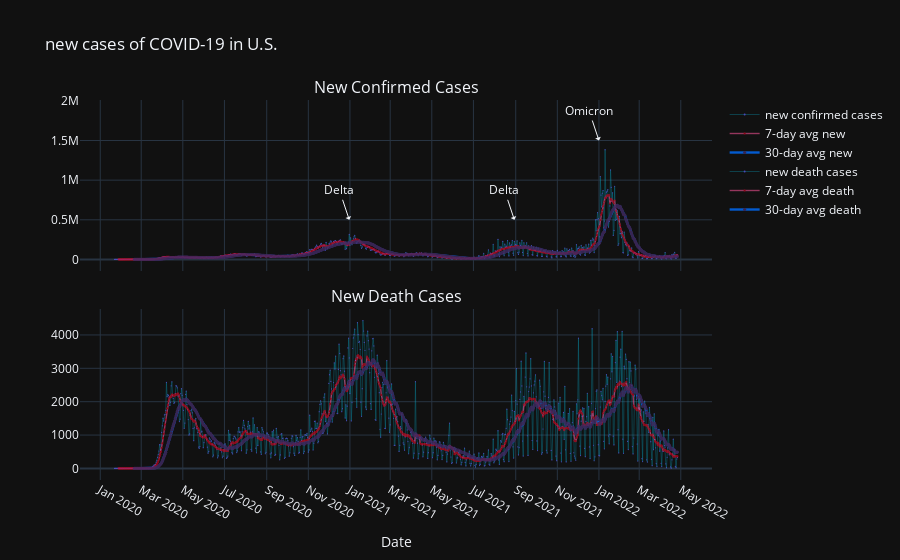

Source (notebook cell):
### Markdown cell above
### PART 2: Covid in U.S.

### Code cell
from plotly.subplots import make_subplots
fig = make_subplots(rows=2, cols=1, subplot_titles=('New Confirmed Cases', 'New Death Cases'),
                                    shared_xaxes=True,
                                    vertical_spacing=0.1)
data_copy2 = ts_confirmed_US_incre

specify = 'U.S.'
idx = data_copy2.index
ser = data_copy2.sum(axis=1)
layout_title = specify.upper()
kind = 'confirmed'
method = 'new'
ma = [7,30]

trace = go.Scatter(
    x = idx,
    y = ser,
    mode = 'lines+markers',
    name = f'{method} {kind} cases',
    opacity = .8,
    line=dict(color="#08a8c4",width = .4),
    marker = dict(color = '#5857e1',size = 1.2)
)
trace1 = go.Scatter(
    x = idx,
    y = ser.rolling(ma[0]).mean(),
    mode = 'lines+markers',
    name = f'{ma[0]}-day avg new',
    opacity = .6,
    line=dict(color="#ee5090",width = 1.4),
    marker = dict(color = '#dd001b',size = 2.2)
)
trace2 = go.Scatter(
    x = idx,
    y = ser.rolling(ma[1]).mean(),
    mode = 'lines+markers',
    name = f'{ma[1]}-day avg new',
    opacity = .8,
    line=dict(color="#006eff",width = 2.4),
    marker = dict(color = '#412b63',size = 3.2)
)


plotdata = [trace,trace1,trace2]

data_copy3 = ts_deaths_US_incre

specify = 'U.S.'
idx = data_copy3.index
ser = data_copy3.sum(axis=1)
layout_title = specify.upper()
kind = 'death'
method = 'new'
ma = [7,30]

trace3 = go.Scatter(
    x = idx,
    y = ser,
    mode = 'lines+markers',
    name = f'{method} {kind} cases',
    opacity = .8,
    line=dict(color="#08a8c4",width = .4),
    marker = dict(color = '#5857e1',size = 1.2)
)
trace4 = go.Scatter(
    x = idx,
    y = ser.rolling(ma[0]).mean(),
    mode = 'lines+markers',
    name = f'{ma[0]}-day avg death',
    opacity = .6,
    line=dict(color="#ee5090",width = 1.4),
    marker = dict(color = '#dd001b',size = 2.2)
)
trace5 = go.Scatter(
    x = idx,
    y = ser.rolling(ma[1]).mean(),
    mode = 'lines+markers',
    name = f'{ma[1]}-day avg death',
    opacity = .8,
    line=dict(color="#006eff",width = 2.4),
    marker = dict(color = '#412b63',size = 3.2)
)

'''plot'''
# upper subplot
fig.add_traces(data=plotdata)

# lower subplot
fig.add_trace(trace3, row=2, col=1)
fig.add_trace(trace4, row=2, col=1)
fig.add_trace(trace5, row=2, col=1)

fig.update_xaxes(title_text='Date', row=2, col=1)
fig.update_xaxes(tickmode='auto',nticks=20)
fig.update_layout(title_text=f'{method} cases of COVID-19 in {layout_title}')
fig.add_annotation(x=pd.to_datetime('12/31/20'),y=500_000,text='Delta', showarrow=True, arrowhead=1)
fig.add_annotation(x=pd.to_datetime('8/30/21'),y=500_000,text='Delta', showarrow=True, arrowhead=1)
fig.add_annotation(x=pd.to_datetime('1/1/22'),y=1_500_000,text='Omicron', showarrow=True, arrowhead=1)

fig.show()

### Figure 1 — Plotly figure (JSON) as saved in the notebook; plotly's stock layout.template omitted (floating-point values rounded to 4 significant figures; data arrays with more than 128 entries replaced by an {"elided": "..."} marker saying what was removed)
{"data": [{"line": {"color": "#08a8c4", "width": 0.4}, "marker": {"color": "#5857e1", "size": 1.2}, "mode": "lines+markers", "name": "new confirmed cases", "opacity": 0.8, "x": {"elided": "826 str values"}, "y": {"elided": "826 float values"}, "type": "scatter"}, {"line": {"color": "#ee5090", "width": 1.4}, "marker": {"color": "#dd001b", "size": 2.2}, "mode": "lines+markers", "name": "7-day avg new", "opacity": 0.6, "x": {"elided": "826 str values"}, "y": {"elided": "826 float values"}, "type": "scatter"}, {"line": {"color": "#006eff", "width": 2.4}, "marker": {"color": "#412b63", "size": 3.2}, "mode": "lines+markers", "name": "30-day avg new", "opacity": 0.8, "x": {"elided": "826 str values"}, "y": {"elided": "826 float values"}, "type": "scatter"}, {"line": {"color": "#08a8c4", "width": 0.4}, "marker": {"color": "#5857e1", "size": 1.2}, "mode": "lines+markers", "name": "new death cases", "opacity": 0.8, "x": {"elided": "826 str values"}, "y": {"elided": "826 float values"}, "type": "scatter", "xaxis": "x2", "yaxis": "y2"}, {"line": {"color": "#ee5090", "width": 1.4}, "marker": {"color": "#dd001b", "size": 2.2}, "mode": "lines+markers", "name": "7-day avg death", "opacity": 0.6, "x": {"elided": "826 str values"}, "y": {"elided": "826 float values"}, "type": "scatter", "xaxis": "x2", "yaxis": "y2"}, {"line": {"color": "#006eff", "width": 2.4}, "marker": {"color": "#412b63", "size": 3.2}, "mode": "lines+markers", "name": "30-day avg death", "opacity": 0.8, "x": {"elided": "826 str values"}, "y": {"elided": "826 float values"}, "type": "scatter", "xaxis": "x2", "yaxis": "y2"}], "layout": {"xaxis": {"anchor": "y", "domain": [0.0, 1.0], "matches": "x2", "showticklabels": false, "tickmode": "auto", "nticks": 20}, "yaxis": {"anchor": "x", "domain": [0.55, 1.0]}, "xaxis2": {"anchor": "y2", "domain": [0.0, 1.0], "title": {"text": "Date"}, "tickmode": "auto", "nticks": 20}, "yaxis2": {"anchor": "x2", "domain": [0.0, 0.45]}, "annotations": [{"font": {"size": 16}, "showarrow": false, "text": "New Confirmed Cases", "x": 0.5, "xanchor": "center", "xref": "paper", "y": 1.0, "yanchor": "bottom", "yref": "paper"}, {"font": {"size": 16}, "showarrow": false, "text": "New Death Cases", "x": 0.5, "xanchor": "center", "xref": "paper", "y": 0.45, "yanchor": "bottom", "yref": "paper"}, {"arrowhead": 1, "showarrow": true, "text": "Delta", "x": "2020-12-31T00:00:00", "y": 500000}, {"arrowhead": 1, "showarrow": true, "text": "Delta", "x": "2021-08-30T00:00:00", "y": 500000}, {"arrowhead": 1, "showarrow": true, "text": "Omicron", "x": "2022-01-01T00:00:00", "y": 1500000}], "title": {"text": "new cases of COVID-19 in U.S."}}}
